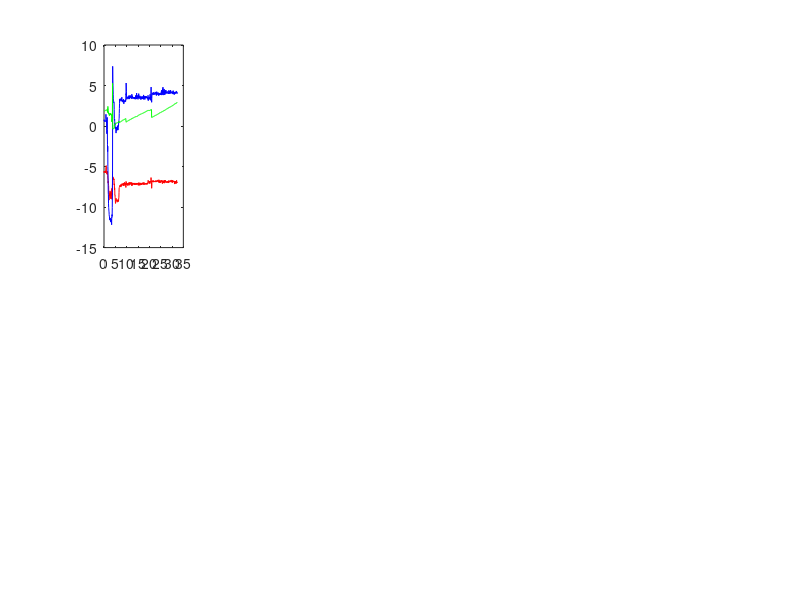

MATLAB code to generate this figure: (Note: this script raises an error after producing the figure.)
clc
clear all
close all

%% DATA EXTRACTING | phi = roll | theta = pitch | psi = yaw
% acc_x_1 | acc_y_1 | acc_z_1 | g_x_1 | g_y_1 | g_z_1 | acc_x_2 | acc_y_2 | % acc_z_2 | g_x_2 | g_y_2 | g_z_2 | pitch_1 | roll_1 | yaw_1 | pitch_2 | roll_2 | yaw_2 | pressure | position | closed | time | 
%   1           2       3         4       5        6      7         8           9         10     11       12      13       14       15        16       17       18      19          20        21      102     
fileID = fopen('data.txt','r');
DATA_SI = fscanf(fileID,'%f', [102 Inf]);
N = size(DATA_SI);
Nsamples = N(2)-1; %length of DATA
N_fingers = 5;
fclose(fileID);

%Pre-allocation of loop variables
PhiSaved = zeros(5, N(2));
ThetaSaved = PhiSaved;
PsiSaved   = PhiSaved;
PhiSaved2 = PhiSaved;
ThetaSaved2 = PhiSaved;
PsiSaved2   = PhiSaved;

unit_transform_gyro = pi/180;

%Time ms -> s   
DATA_SI(102,:) = (DATA_SI(102,:)-DATA_SI(102,1))/1000;

%Angles from 5 fingers aquired from dataset
for z = 1:N_fingers
    PhiSaved(z, :)   = DATA_SI((z-1)*20+13, :) ;   % pitch
    ThetaSaved(z, :) = DATA_SI((z-1)*20+14, :) ;   % roll
    PsiSaved(z, :)   = DATA_SI((z-1)*20+15, :) ;   % yaw

    PhiSaved2(z, :)   = DATA_SI((z-1)*20+16, :) ;   % pitch
    ThetaSaved2(z, :) = DATA_SI((z-1)*20+17, :) ;   % roll
    PsiSaved2(z, :)   = DATA_SI((z-1)*20+18, :) ;   % yaw
    
    %Gyro LSB -> deg/s -> rad/s 
    DATA_SI((z-1)*20+4,:) = (unit_transform_gyro)*DATA_SI((z-1)*20+4,:);
    DATA_SI((z-1)*20+5,:) = (unit_transform_gyro)*DATA_SI((z-1)*20+5,:);
    DATA_SI((z-1)*20+6,:) = (unit_transform_gyro)*DATA_SI((z-1)*20+6,:);
    
    DATA_SI((z-1)*20+10,:) = (unit_transform_gyro)*DATA_SI((z-1)*20+10,:);
    DATA_SI((z-1)*20+11,:) = (unit_transform_gyro)*DATA_SI((z-1)*20+11,:);
    DATA_SI((z-1)*20+12,:) = (unit_transform_gyro)*DATA_SI((z-1)*20+12,:);
end
  
    x = [0 0];
    y = [-1000,1000];
%% Plot the angle graph
    figure()
for z = 1:N_fingers
    subplot(2,5,z)
    P1=plot(DATA_SI(102,:), PhiSaved(z,:), 'r'); % roll
    hold on
    P2=plot(DATA_SI(102,:), ThetaSaved(z,:), 'b'); % pitch
    P3=plot(DATA_SI(102,:), PsiSaved(z,:), 'g'); % yaw
    refline([0 0])
    title('IMU 1 [graus]')
    Timeline_1_1(z) = line('XData',x,'YData',y);
    TimeValue_1_1(z)= xlabel('');
    %legend([P1 P2 P3],{'Phi', 'Theta', 'Psi'},'Location','northwest','AutoUpdate','off');
    axis([0 DATA_SI(102,Nsamples) -180 180])
    
    subplot(2,5,z+5)
    P1=plot(DATA_SI(102,:), PhiSaved2(z,:), 'r'); % roll
    hold on
    P2=plot(DATA_SI(102,:), ThetaSaved2(z,:), 'b'); % pitch
    P3=plot(DATA_SI(102,:), PsiSaved2(z,:), 'g'); % yaw
    refline([0 0])
    title('IMU 2 [graus]')
    Timeline_1_2(z) = line('XData',x,'YData',y);
    TimeValue_1_2(z) = xlabel('');
    %legend([P1 P2 P3],{'Phi', 'Theta', 'Psi'},'Location','northwest','AutoUpdate','off');
    axis([0 DATA_SI(102,Nsamples) -180 180])
end


    %% Plot the acceleration graph
    figure()
for z=1:N_fingers
    subplot(5,2,(z-1)*2+1)
    plot(DATA_SI(102,:),DATA_SI((z-1)*20+1,:),'r',DATA_SI(102,:),DATA_SI((z-1)*20+2,:),'g',DATA_SI(102,:),DATA_SI((z-1)*20+3,:),'b'); % ax ay az
    refline([0 0])
    title('Accel (m/s^2) MPU 1');
    Timeline_2_1(z) = line('XData',x,'YData',y);
    TimeValue_2_1(z)= xlabel('');
    %legend({'AccX', 'AccY', 'AccZ'},'Location','northwest','AutoUpdate','off');
    axis([0 DATA_SI(102,Nsamples) -2.1 2.1])
    
    subplot(5,2,(z-1)*2+2)
    plot(DATA_SI(102,:),DATA_SI((z-1)*20+7,:),'r',DATA_SI(102,:),DATA_SI((z-1)*20+8,:),'g',DATA_SI(102,:),DATA_SI((z-1)*20+9,:),'b'); % ax ay az
    refline([0 0])
    title('Accel (m/s^2) MPU 2');
    Timeline_2_2(z) = line('XData',x,'YData',y);
    TimeValue_2_2(z)= xlabel('');
    %legend({'AccX', 'AccY', 'AccZ'},'Location','northwest','AutoUpdate','off');
    axis([0 DATA_SI(102,Nsamples) -2.1 2.1])
end
    %% Plot the angular velocity graph
    figure()
for z=1:N_fingers
    subplot(5,2,(z-1)*2+1)
    plot(DATA_SI(102,:),DATA_SI((z-1)*20+4,:),'r',DATA_SI(102,:),DATA_SI((z-1)*20+5,:),'g',DATA_SI(102,:),DATA_SI((z-1)*20+6,:),'b'); % gx gy gz
    refline([0 0])
    title('Gyro (rad/s) MPU 1')
    Timeline_3_1(z) = line('XData',x,'YData',y);
    TimeValue_3_1(z)= xlabel('');
    %legend({'GyroX', 'GyroY', 'GyroZ'},'Location','northwest','AutoUpdate','off');
    axis([0 DATA_SI(102,Nsamples) -3 3])
    
    subplot(5,2,(z-1)*2+2)
    plot(DATA_SI(102,:),DATA_SI((z-1)*20+10,:),'r',DATA_SI(102,:),DATA_SI((z-1)*20+11,:),'g',DATA_SI(102,:),DATA_SI((z-1)*20+12,:),'b'); % gx gy gz
    refline([0 0])
    title('Gyro (rad/s) MPU 2')
    Timeline_3_2(z) = line('XData',x,'YData',y);
    TimeValue_3_2(z)= xlabel('');
    %legend({'GyroX', 'GyroY', 'GyroZ'},'Location','northwest','AutoUpdate','off');
    axis([0 DATA_SI(102,Nsamples) -3 3])
end
    %% Plot the magnetic flux graph
    % subplot(1,3,3)
    % plot(DATA_SI(13,:),DATA_SI(7,:),'r',DATA_SI(13,:),DATA_SI(8,:),'g',DATA_SI(13,:),DATA_SI(9,:),'b');
    % refline([0 0])
    % title('Magnetic flux density (uT)')
    % Timeline_4 = line('XData',x,'YData',y);
    % TimeValue_4= xlabel('');
    % legend({'MagX', 'MagY', 'MagZ'},'Location','northwest','AutoUpdate','off');
    % axis([0 DATA_SI(13,Nsamples) -40 40])

    %% Plot the location [mm] and magnitude[N] of the grip of each finger
    figure()
for z=1:N_fingers
    subplot(5,2,(z-1)*2+1)
    plot(DATA_SI(102,:),DATA_SI((z-1)*20+19)); % pressure
    refline([0 0])
    title('Pressure [N] MPU 1')
    %Timeline_3_1(z) = line('XData',x,'YData',y);
    %TimeValue_3_1(z)= xlabel('');
    %legend({'GyroX', 'GyroY', 'GyroZ'},'Location','northwest','AutoUpdate','off');
    axis([0 DATA_SI(102,Nsamples) -1000 1000])
    
    subplot(5,2,(z-1)*2+2)
    plot(DATA_SI(102,:),DATA_SI((z-1)*20+20,:)); % Position
    refline([0 0])
    title('Position [N] MPU 2')
    %Timeline_3_2(z) = line('XData',x,'YData',y);
    %TimeValue_3_2(z)= xlabel('');
    %legend({'GyroX', 'GyroY', 'GyroZ'},'Location','northwest','AutoUpdate','off');
    axis([0 DATA_SI(102,Nsamples) -1 100])
end
    
    %% Graphical Plot & Dynamic Plot
    %set IMU Object's vertex
    posx = 1.5;
    posy = 3;
    posz = 0.5;
    
    % Poisition in y axis for the IMU 1 of each finger
    %       Finger: 0 |  1  |  3 |  4 | 5
    difference_y = [-9, 5, 10, 8, 4];
    % Poisition in x axis for the IMU 1 of each finger
    difference_x = [-18, -8, 0, 8, 16];
    imu_distance = -15;
    axis_size = 30;
    
    fac = [1 2 6 5;2 3 7 6;3 4 8 7;4 1 5 8;1 2 3 4;5 6 7 8];
    
    %Plot Object
    figure()
    view(3)
    axis([-axis_size axis_size -axis_size axis_size -axis_size axis_size])
    title('Finger state')
    Realtime = xlabel(' ');
    
    Cuboid = zeros(8,3,5);
    Cuboid2 = zeros(8,3,5);
    
for z = 1:N_fingers
    Cuboid_1(z,:)=[-posx+difference_x(z),-posy-difference_y(z),-posz];
    Cuboid_2(z,:)=[posx+difference_x(z),-posy-difference_y(z),-posz];
    Cuboid_3(z,:)=[posx+difference_x(z),posy-difference_y(z),-posz];
    Cuboid_4(z,:)=[-posx+difference_x(z),posy-difference_y(z),-posz];
    Cuboid_5(z,:)=[-posx+difference_x(z),-posy-difference_y(z),posz];
    Cuboid_6(z,:)=[posx+difference_x(z),-posy-difference_y(z),posz];
    Cuboid_7(z,:)=[posx+difference_x(z),posy-difference_y(z),posz];
    Cuboid_8(z,:)=[-posx+difference_x(z),posy-difference_y(z),posz];

    Cuboid_1_2(z,:)=[-posx+difference_x(z),-posy-difference_y(z)+imu_distance,-posz];
    Cuboid_2_2(z,:)=[posx+difference_x(z),-posy-difference_y(z)+imu_distance,-posz];
    Cuboid_3_2(z,:)=[posx+difference_x(z),posy-difference_y(z)+imu_distance,-posz];
    Cuboid_4_2(z,:)=[-posx+difference_x(z),posy-difference_y(z)+imu_distance,-posz];
    Cuboid_5_2(z,:)=[-posx+difference_x(z),-posy-difference_y(z)+imu_distance,posz];
    Cuboid_6_2(z,:)=[posx+difference_x(z),-posy-difference_y(z)+imu_distance,posz];
    Cuboid_7_2(z,:)=[posx+difference_x(z),posy-difference_y(z)+imu_distance,posz];
    Cuboid_8_2(z,:)=[-posx+difference_x(z),posy-difference_y(z)+imu_distance,posz];

    Cuboid(:,:,z)=[Cuboid_1(z,:); Cuboid_2(z,:); Cuboid_3(z,:); Cuboid_4(z,:); Cuboid_5(z,:); Cuboid_6(z,:); Cuboid_7(z,:); Cuboid_8(z,:)];
    Cuboid2(:,:,z)=[Cuboid_1_2(z,:); Cuboid_2_2(z,:); Cuboid_3_2(z,:); Cuboid_4_2(z,:); Cuboid_5_2(z,:); Cuboid_6_2(z,:); Cuboid_7_2(z,:); Cuboid_8_2(z,:)];

    Obejct_IMU(z) = patch('Faces', fac, 'Vertices', [0, 0, 0], 'FaceVertexCData',(1:6)','FaceColor','flat');
    Obejct_IMU2(z) = patch('Faces', fac, 'Vertices', [0, 0, 0], 'FaceVertexCData',(1:6)','FaceColor','flat');
end
    % ?

%Animate
for k=1:Nsamples-1
    
    dt=(DATA_SI(102,k+1)-DATA_SI(102,k));
    set(Realtime, 'String', sprintf('time = %.2f [s]', DATA_SI(102, k)))
    
    for z=1:N_fingers
        %Rotation matrix for vertex
        Rz = [cosd(PsiSaved(z,k)) -sind(PsiSaved(z,k)) 0; sind(PsiSaved(z,k)) cosd(PsiSaved(z,k)) 0; 0 0 1];
        Ry = [cosd(ThetaSaved(z,k)) 0 sind(ThetaSaved(z,k)); 0 1 0; -sind(ThetaSaved(z,k)) 0 cosd(ThetaSaved(z,k))];
        Rx = [1 0 0; 0 -cosd(PhiSaved(z,k)) sind(PhiSaved(z,k)); 0 -sind(PhiSaved(z,k)) -cosd(PhiSaved(z,k))];

        Rz2 = [cosd(PsiSaved2(z,k)) -sind(PsiSaved2(z,k)) 0; sind(PsiSaved2(z,k)) cosd(PsiSaved2(z,k)) 0; 0 0 1];
        Ry2 = [cosd(ThetaSaved2(z,k)) 0 sind(ThetaSaved2(z,k)); 0 1 0; -sind(ThetaSaved2(z,k)) 0 cosd(ThetaSaved2(z,k))];
        Rx2 = [1 0 0; 0 -cosd(PhiSaved2(z,k)) sind(PhiSaved2(z,k)); 0 -sind(PhiSaved2(z,k)) -cosd(PhiSaved2(z,k))];

        for j=1:8
            %Rotated vertex
            Result_1(j,:,k,z) = Rx*Ry*Rz*Cuboid(j,:, z)';
            Result_2(j,:,k,z) = Rx2*Ry2*Rz2*Cuboid2(j,:, z)';
        end

        %Display realtime object and time
        set(Obejct_IMU(z), 'Vertices', Result_1(:,:,k,z))
        set(Obejct_IMU2(z), 'Vertices', Result_2(:,:,k,z))

        %Display realtime sensor values
         set(TimeValue_1_1(z), 'String', sprintf('Phi: %.2f  Theta: %.2f  Psi: %.2f', PhiSaved(z,k), ThetaSaved(z,k), PsiSaved(z,k)));
         set(TimeValue_1_2(z), 'String', sprintf('Phi: %.2f  Theta: %.2f  Psi: %.2f', PhiSaved2(z,k), ThetaSaved2(z,k), PsiSaved2(z,k)));
         set(TimeValue_2_1(z), 'String', sprintf('X: %.2f  Y: %.2f  Z: %.2f', DATA_SI((z-1)*20+1,k), DATA_SI((z-1)*20+2,k), DATA_SI((z-1)*20+3,k)));	%acc1
         set(TimeValue_2_2(z), 'String', sprintf('X: %.2f  Y: %.2f  Z: %.2f', DATA_SI((z-1)*20+7,k), DATA_SI((z-1)*20+8,k), DATA_SI((z-1)*20+9,k)));	%acc2
         set(TimeValue_3_1(z), 'String', sprintf('X: %.2f  Y: %.2f  Z: %.2f', DATA_SI((z-1)*20+4,k), DATA_SI((z-1)*20+5,k), DATA_SI((z-1)*20+6,k)));	%gyro1
         set(TimeValue_3_2(z), 'String', sprintf('X: %.2f  Y: %.2f  Z: %.2f', DATA_SI((z-1)*20+10,k), DATA_SI((z-1)*20+11,k), DATA_SI((z-1)*20+12,k))); %gyro2
        %set(TimeValue_4, 'String', sprintf('X: %.2f  Y: %.2f  Z: %.2f', DATA_SI(7,k), DATA_SI(8,k), DATA_SI(9,k)));
        %Display timeline
         set(Timeline_1_1(z), 'XData', [DATA_SI(102, k) DATA_SI(102, k)]);
         set(Timeline_1_2(z), 'XData', [DATA_SI(102, k) DATA_SI(102, k)]);
         set(Timeline_2_1(z), 'XData', [DATA_SI(102, k) DATA_SI(102, k)]);
         set(Timeline_2_2(z), 'XData', [DATA_SI(102, k) DATA_SI(102, k)]);
         set(Timeline_3_1(z), 'XData', [DATA_SI(102, k) DATA_SI(102, k)]);
         set(Timeline_3_2(z), 'XData', [DATA_SI(102, k) DATA_SI(102, k)]);
    end
    % pause(dt)
    drawnow
end